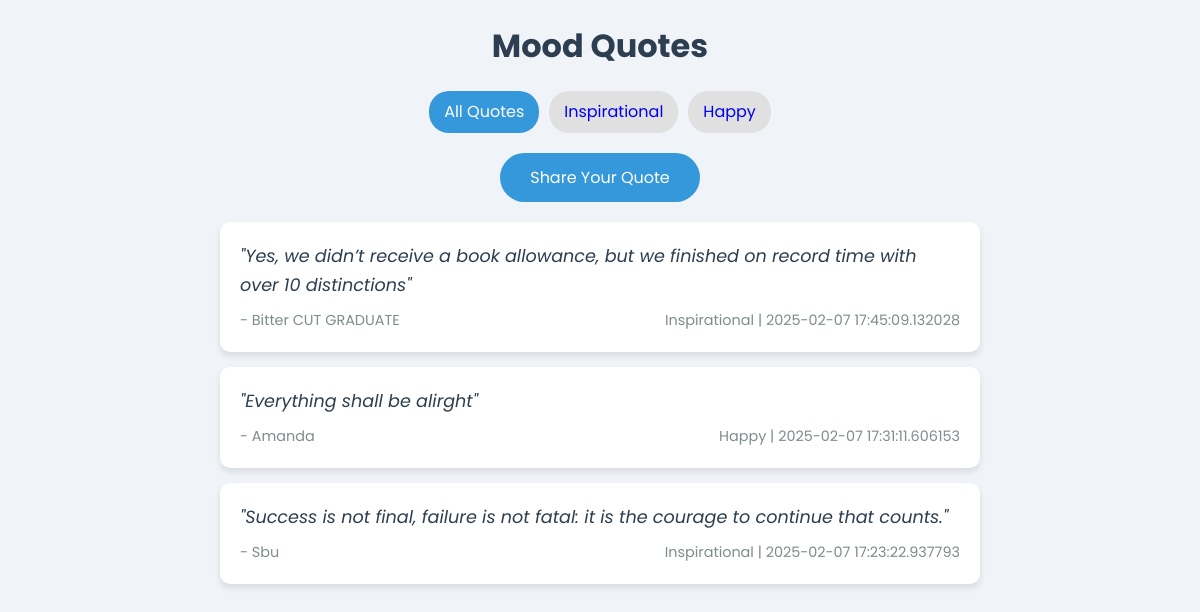
The page / on the database its author committed.
### tables this page shows
CREATE TABLE quotes
                 (id INTEGER PRIMARY KEY AUTOINCREMENT,
                  content TEXT NOT NULL,
                  mood TEXT,
                  author TEXT,
                  timestamp DATETIME);

### app.py (the view)
@app.route('/')
def index():
    mood_filter = request.args.get('mood', '')
    conn = sqlite3.connect('quotes.db')
    c = conn.cursor()
    if mood_filter:
        c.execute(
            "SELECT content, mood, author, timestamp FROM quotes WHERE mood = ? ORDER BY timestamp DESC", (mood_filter,))
    else:
        c.execute(
            "SELECT content, mood, author, timestamp FROM quotes ORDER BY timestamp DESC")
    quotes = c.fetchall()
    c.execute("SELECT DISTINCT mood FROM quotes")
    available_moods = [mood[0] for mood in c.fetchall()]
    conn.close()
    return render_template('index.html', quotes=quotes, available_moods=available_moods, selected_mood=mood_filter)

### templates/index.html (shortened to what this page needs)
<!DOCTYPE html>
<html lang="en">
<head>
</head>
<body>
    <div class="container">
        <h1 style="text-align: center; margin-bottom: 20px;">Mood Quotes</h1>
        <div class="mood-filters">
            <a href="{{ url_for('index') }}" class="mood-btn {% if not selected_mood %}active{% endif %}">All Quotes</a>
            {% for mood in available_moods %}
            <a href="{{ url_for('index', mood=mood) }}" class="mood-btn {% if selected_mood == mood %}active{% endif %}">
                {{ mood }}
            </a>
            {% endfor %}
        </div>
        <a href="{{ url_for('add_quote') }}" class="add-quote-btn">Share Your Quote</a>
        {% for quote, mood, author, timestamp in quotes %}
        <div class="quote-card">
            <p class="quote-text">"{{ quote }}"</p>
            <div class="quote-meta">
                <span>- {{ author or 'Anonymous' }}</span>
                <span>{{ mood }} | {{ timestamp }}</span>
            </div>
        </div>
        {% endfor %}
    </div>
</body>
</html>

### templates/index.html (style rules this page uses)
:root { --bg-color: #f0f4f8; --card-color: #ffffff; --text-color: #2c3e50; --accent-color: #3498db; --soft-shadow: 0 4px 6px rgba(0,0,0,0.1); }
* { margin: 0; padding: 0; box-sizing: border-box; }
body { font-family: 'Poppins', sans-serif; background-color: var(--bg-color); color: var(--text-color); line-height: 1.6; }
.container { max-width: 800px; margin: 0 auto; padding: 20px; }
.mood-filters { display: flex; justify-content: center; flex-wrap: wrap; gap: 10px; margin-bottom: 20px; }
.mood-btn { padding: 8px 15px; border: none; border-radius: 20px; background-color: #e0e0e0; cursor: pointer; transition: all 0.3s ease; text-decoration: none; }
.mood-btn.active, .mood-btn:hover { background-color: var(--accent-color); color: white; }
.quote-card { background-color: var(--card-color); border-radius: 10px; padding: 20px; margin-bottom: 15px; box-shadow: var(--soft-shadow); transition: transform 0.3s ease; }
.quote-text { font-size: 1.1rem; margin-bottom: 10px; font-style: italic; }
.quote-meta { display: flex; justify-content: space-between; color: #7f8c8d; font-size: 0.9rem; }
.add-quote-btn { display: block; width: 200px; margin: 20px auto; padding: 12px; background-color: var(--accent-color); color: white; text-align: center; text-decoration: none; border-radius: 25px; transition: background-color 0.3s ease; }

### rows shown on the page
quotes: content "Yes, we didn’t receive a book allowance, but we finished on record time with over 10 distinctions", author "Bitter CUT GRADUATE", mood "Inspirational", timestamp "2025-02-07 17:45:09.132028"
quotes: content "Everything shall be alirght", author "Amanda", mood "Happy", timestamp "2025-02-07 17:31:11.606153"
quotes: content "Success is not final, failure is not fatal: it is the courage to continue that counts.", author "Sbu", mood "Inspirational", timestamp "2025-02-07 17:23:22.937793"

### other values the page prints
{{ mood }} "Inspirational" "Happy"
